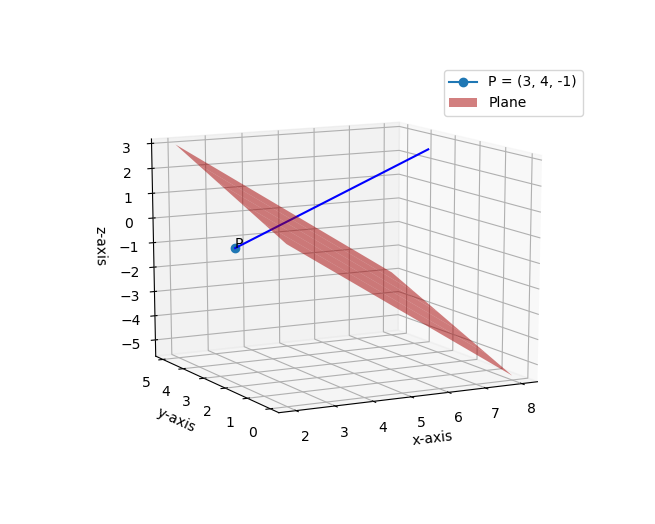

Here is the Python script that generated this plot:
import numpy as np
import matplotlib.pyplot as plt
from mpl_toolkits.mplot3d import Axes3D
from numpy.linalg import inv
from numpy import linalg as LA
from numpy import zeros
from numpy import diag
from numpy import dot

#Creating matrices
m1 = np.array(([1,2,0]))
m2 = np.array(([0,2,1]))
A = np.vstack((m1,m2)).T
b=np.array([2,5,-2])

#Eigenvalue decompostion of A'A
Dv, Pv=LA.eig(A.T.dot(A))

#Eigenvalue decompostion of AA'
Du, Pu=LA.eig(A.dot(A.T))

#Singular values of A
Stemp=np.sqrt(Dv)

#QR Decomposition to get U and V
V, Rv=LA.qr(Pv)
U, Ru=LA.qr(Pu)

#SVD, A=USV
U_1, s, V_1=LA.svd(A)
Sigma = zeros((A.shape[0], A.shape[1]))
Sigma[:A.shape[1], :A.shape[1]] = diag(s)
B = U.dot(Sigma.dot(V_1))

print(V)
print(V_1)
print(U)
print(U_1)
print(s)
print(Stemp)
print(B)



fig = plt.figure()
ax = fig.add_subplot(111, projection='3d')

ax.set_xlabel('x-axis')
ax.set_ylabel('y-axis')
ax.set_zlabel('z-axis')


ax.plot3D([3], [4], [-1], marker='o', label='P = (3, 4, -1)')
ax.text(3, 4, -1,'P')


# equation line parallel to given line
ax.plot3D([7, 3], [2,4], [3, -1], color='b')

#creating x,y for 3D plotting
xx, yy = np.meshgrid([2,8], range(6)) 
n1 = np.array([2,-1,2]).reshape((3,1))

A =  np.array([3,4,-1]).reshape((3,1))
c1 = 5
#corresponding z for planes
z1 = (c1-n1[0]*xx-n1[1]*yy)/(n1[2])

#plotting planes
Plane=ax.plot_surface(xx, yy, z1,label='Plane', color='r',alpha=0.5)
Plane._facecolors2d=Plane._facecolors3d
Plane._edgecolors2d=Plane._edgecolors3d
#plotting point
plt.legend(loc='best')
plt.show()
